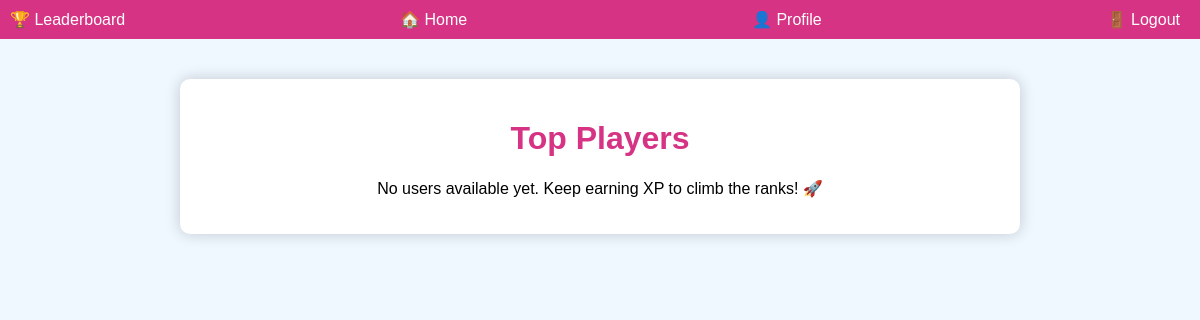
/view/leaderboard.php (signed in), run on an earlier commit of the app's database.
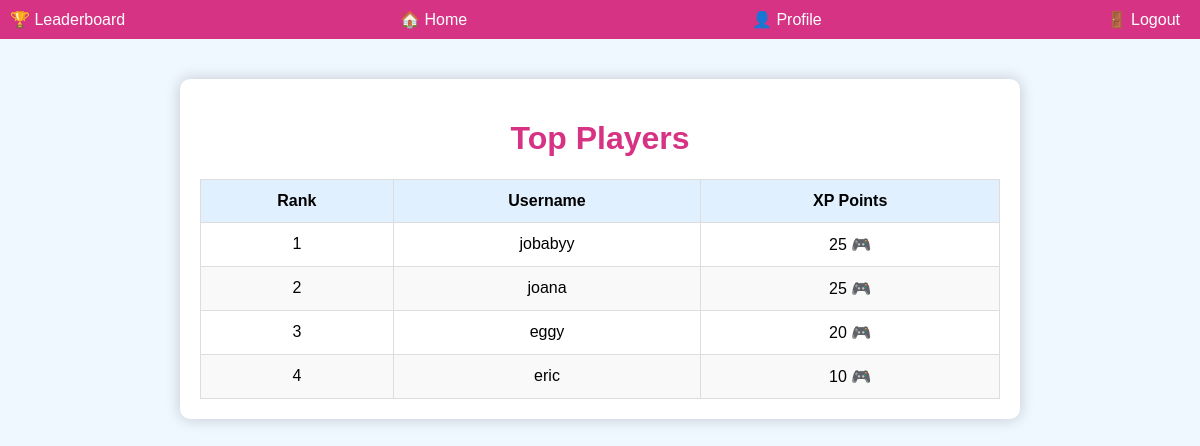
And on a later commit of the database.
### tables this page shows
CREATE TABLE `streaks` (
  `user_id` int(11) NOT NULL,
  `streak_count` int(11) DEFAULT 0,
  `last_active` date NOT NULL,
  `xp_points` int(11) DEFAULT 0
);

CREATE TABLE `users` (
  `id` int(11) NOT NULL,
  `username` varchar(50) NOT NULL,
  `email` varchar(100) NOT NULL,
  `password` varchar(255) NOT NULL,
  `created_at` timestamp NOT NULL DEFAULT current_timestamp()
);

### controllers/leaderboard_controller.php (called while the page is built)
<?php
require_once("../classes/leaderboard_class.php");
function getLeaderboardController() {
    $leaderboard = new Leaderboard();
    return $leaderboard->getLeaderboard();
}
?>

### classes/leaderboard_class.php (called while the page is built)
<?php
require_once("../settings/db_class.php");
class Leaderboard extends db_connection {
    public function getLeaderboard() {
        $query = "SELECT users.id, users.username, streaks.xp_points
                  FROM users
                  JOIN streaks ON users.id = streaks.user_id
                  ORDER BY streaks.xp_points DESC
                  LIMIT 10";
        return $this->db_fetch_all($query);
    }
}
?>

### settings/db_class.php (called while the page is built, shortened)
<?php
class db_connection
{
    public $db = null;
    public $results = null;
    public function db_connect()
    {
        $this->db = mysqli_connect(SERVER, USERNAME, PASSWD, DATABASE);
        if (mysqli_connect_errno()) {
            return false;
        } else {
            return true;
        }
    }
    public function db_query($sqlQuery)
    {
        $this->results = mysqli_query($this->db, $sqlQuery);
        if ($this->results == false) {
            return false;
        } else {
            return true;
        }
    }
    public function db_fetch_all($sql)
    {
        if (!$this->db_query($sql)) {
            return false;
        }
        return mysqli_fetch_all($this->results, MYSQLI_ASSOC);
    }
}

### view/leaderboard.php (the view, shortened to what this page needs)
<?php
require_once("../controllers/leaderboard_controller.php");
$leaderboard = getLeaderboardController();
?>
<!DOCTYPE html>
<html lang="en">
<head>
    <link rel="stylesheet" href="../css/leaderboardstyle.css">
</head>
<body>
    <div class="top-bar">
        <span>🏆 Leaderboard</span>
        <a href="home.php">🏠 Home</a>
        <a href="profile.php">👤 Profile</a>
        <a href="../login/logout.php" class="logout-btn">🚪 Logout</a>
    </div>
    <div class="leaderboard-container">
        <h1>Top Players</h1>
        <div class="leaderboard-list">
            <?php if (!empty($leaderboard)): ?>
                <table class="leaderboard-table">
                    <thead>
                        <tr>
                            <th>Rank</th>
                            <th>Username</th>
                            <th>XP Points</th>
                        </tr>
                    </thead>
                    <tbody>
                        <?php foreach ($leaderboard as $index => $user): ?>
                            <tr>
                                <td><?= $index + 1 ?></td>
                                <td><?= htmlspecialchars($user['username']) ?></td>
                                <td><?= $user['xp_points'] ?> 🎮</td>
                            </tr>
                        <?php endforeach; ?>
                    </tbody>
                </table>
            <?php else: ?>
                <p>No users available yet. Keep earning XP to climb the ranks! 🚀</p>
            <?php endif; ?>
        </div>
    </div>
</body>
</html>

### css/leaderboardstyle.css (style rules this page uses)
body { font-family: Arial, sans-serif; background-color: #f0f8ff; margin: 0; padding: 0; }
.top-bar { background-color: #d63384; color: #ffffff; padding: 10px; display: flex; justify-content: space-between; align-items: center; }
.top-bar a { color: #ffffff; text-decoration: none; margin: 0 10px; }
.leaderboard-container { max-width: 800px; margin: 40px auto; padding: 20px; background-color: #ffffff; border-radius: 10px; box-shadow: 0px 0px 15px rgba(0, 0, 0, 0.2); text-align: center; }
h1 { color: #d63384; }
.leaderboard-table { width: 100%; border-collapse: collapse; margin-top: 20px; }
.leaderboard-table th, .leaderboard-table td { padding: 12px; border: 1px solid #ddd; text-align: center; }
.leaderboard-table th { background-color: #e0f0ff; }
.leaderboard-table tr:nth-child(even) { background-color: #f9f9f9; }

What changed in the data, as far as the page shows it:
added streaks: user_id.username "jobabyy", xp_points "25"
added streaks: user_id.username "joana", xp_points "25"
added streaks: user_id.username "eggy", xp_points "20"
added streaks: user_id.username "eric", xp_points "10"
Also different on the page:
text no longer shown: "No users available yet. Keep earning XP to climb the ranks! 🚀"
text now shown: "Rank Username XP Points"
